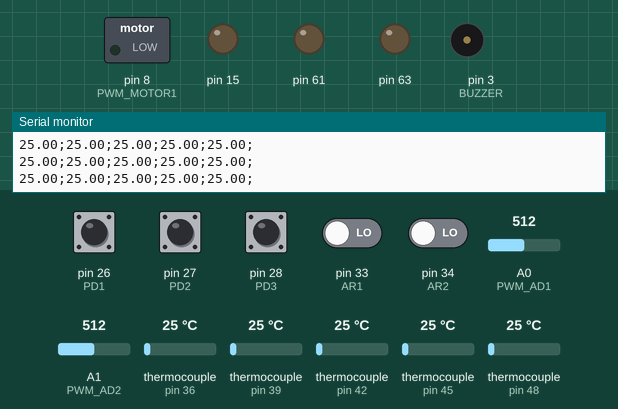
A sketch run on a simulated Arduino Mega 2560, built with avr-gcc and run on an emulated ATmega2560. Shown: switched loads named in the sketch (green lamp = pin HIGH), output pins drawn as LEDs (lit = HIGH), buzzer (waves = sounding), the last lines printed to the serial monitor. The inputs (shaded band) are chosen by the test bench; at power-on: pin 26 (PD1), pin 27 (PD2), pin 28 (PD3) HIGH, pin 33 (AR1), pin 34 (AR2) LOW, thermocouple (sensors on pin 39, pin 42, pin 36, pin 45, pin 48) 25 °C, A0 (PWM_AD1) = 512, A1 (PWM_AD2) = 512.

Above: at 1.7 s.
1.8 s: thermocouple (sensor on pin 39) set to 68 °C
3.3 s: thermocouple (sensor on pin 39) set to 73 °C
At 4.0 s:
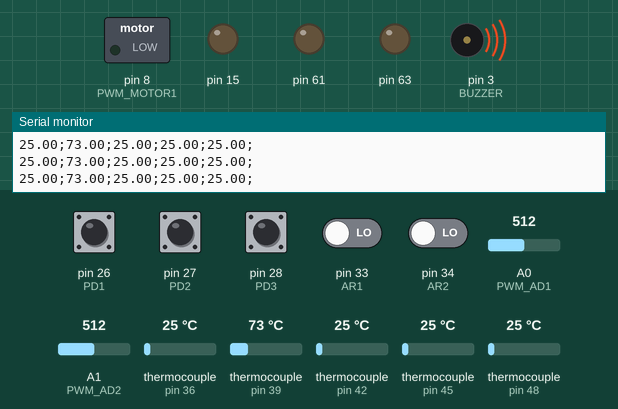
4.8 s: thermocouple (sensor on pin 42) set to 6 °C
7.8 s: thermocouple (sensor on pin 36) set to 66 °C
10.8 s: thermocouple (sensor on pin 36) set to 74 °C
12.3 s: A0 (PWM_AD1) set to 245
Timing chart, 0 to 14.8 s (numbered marks = the images above; inputs shaded):
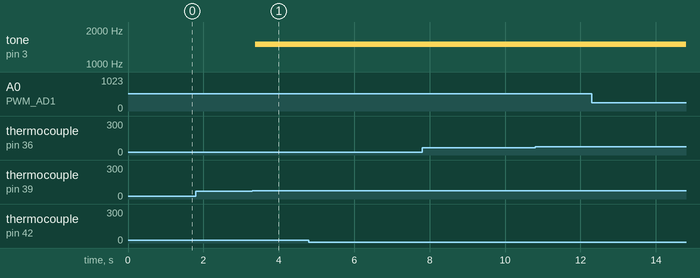

Measured:
- the behaviour switches between 70 and 71 °C on thermocouple (sensor on pin 39) (found by bisection; images 0 and 1)
- after the input at 3.3 s, tone on pin 3 (BUZZER): silent → 1500 Hz after 0.07 s

The sketch:

CODIGO_TCC.ino
```cpp
#include <max6675.h>


//HERE IS DEFINE ALL CONSTANTS VALUES

#define PWM_MAX                 255                 //MAXIMUM MAPPING VALUE
#define PWM_MIN                 0                   //MINIMUM MAPPING VALUE
#define RATE_SERIAL             9600                //RATE OF SERIAL
#define ADC_MAX_BITS            1023                //MAXIMUM VALUE ANALOG CONVERTER
#define ADC_MIN_BITS            0                   //MINIMUM VALUE ANALOG CONVERTER
#define DELAY_TIME              150                 //TIME LOOP
#define MIN_VALUE_PWM           30
#define MAX_TEMPERATURE_TEMP1   70
#define MAX_TEMPERATURE_TEMP2   70
#define MAX_TEMPERATURE_TEMP3   70
#define MAX_TEMPERATURE_TEMP4   70
#define MAX_TEMPERATURE_TEMP5   70
#define MAX_TEMPERATURE         100
#define MIN_TEMPERATURE         0

#define SENSOR_1                1
#define SENSOR_2                2
#define SENSOR_3                3
#define SENSOR_4                4
#define SENSOR_5                5

#define PRINT           Serial.print
#define PRINTN          Serial.println

//FLAG USED BY COLLECT DATA (IF THIS FLAG HAVE HIS VALUE 1, THEN THE COLLECT ARE ACTVATED, AND THE VALUES OF TEMPERATURE WILL BE SENT TO SERIAL, BUT THE OTHER DATA OF SERIAL NOT
#define COLLECT_DATA   HIGH


//PINOS DIGITAIS DE LEITURA DO CLP SELECT SENSOR
#define PD1         26  //CINZA
#define PD2         27  //AMARELO
#define PD3         28  //AZUL

//PINOS DE LEITURA DE 0-5V QUE VEM DO CLP
#define PWM_AD1     A0  //VERMELHO  (DATA 0) PARA LIGAR 8 PORTA DO CLP
#define PWM_AD2     A1  //ROXO      (DATA 1) PARA LIGAR PORTA 9 DO CLP

//PINOS DE SAIDA PWM DOS MOTORES
#define PWM_MOTOR1  8
#define PWM_MOTOR2  9

//PINO DE SAIDA DE TEMPERATURA
#define TEMP_TO_CLP_PIN 5   //MARROM

//PINOS DE ACIONAMENTO DA RESISTENCIA 1 (SAIDA ARDUINO)
#define R1A         29
#define R1B         30

//PINOS DE ACIONAMENTO DA RESISTENCIA 2 (SAIDA ARDUINO)
#define R2A         31
#define R2B         32

//PINO DE ACIONAMENTO DA RESISTENCIA 1 (ENTRADA ARDUINO) OBS: SINAL VEM DO CLP
#define AR1         33      //LARANJA

//PINO DE ACIONAMENTO DA RESISTENCIA 2 (ENTRADA ARDUINO) OBS: SINAL VEM DO CLP
#define AR2         34      //VERDE

#define BUZZER      3

//PINOS DE CLOCK DA SPI DE CADA MODULO
#define CLK_1       37
#define CLK_2       40
#define CLK_3       43
#define CLK_4       46
#define CLK_5       49

//PINOS DO CHIP SELECT DA SPI
#define CS_1        36
#define CS_2        39
#define CS_3        42
#define CS_4        45
#define CS_5        48

//PINOS DE DADOS DA SPI
#define SO_1        35
#define SO_2        38
#define SO_3        41
#define SO_4        44
#define SO_5        47

/*
LAYOUT CONECTOR CLP
PD1     PD2     PD3     PWM_AD1     PWM_AD2     TEMP_TO_CLP_PIN     AR1     AR2

*/

//PROTOTYPES FUNCTIONS
int SelectSensor(void);
float ReadTemp(int number_sensor);
void ReadVoltageToPWM(void);
void SendToCLP(float temp);
void ReadAnalogCLP(void);
void SendDataSerial(void);
void CheckResistances(void);
void CollectData(void);
bool WatcherTemperature(void);
void DisableResistances(void);
void EnableAlarm(bool);

//TEMPERATURE
float temp;

//VALUES RECEIVED FROM PLC 0-5V
int volt1,
    volt2;

//STATES RECEIVED FROM PLC
bool state_1 = 0,
     state_2 = 0,
     state_3 = 0,
     res_state_1 = 0,
     res_state_2 = 0;

int number_sensor;

//CREAT AN INSTANCE USING THE PINS (CLK, CS, SO)
MAX6675 ktc_1(CLK_1, CS_1, SO_1);
MAX6675 ktc_2(CLK_2, CS_2, SO_2);
MAX6675 ktc_3(CLK_3, CS_3, SO_3);
MAX6675 ktc_4(CLK_4, CS_4, SO_4);
MAX6675 ktc_5(CLK_5, CS_5, SO_5);

void setup(){
  Serial.begin(RATE_SERIAL); //INITIALIZE SERIAL
  delay(500); //DELAY TO STABILIZE, JUST ONE TIME

  //CONFIGURE READING PINS OF SENSOR SELECTION AS INPUT
  pinMode(PD1, INPUT);
  pinMode(PD2, INPUT);
  pinMode(PD3, INPUT);

  //CONFIGURE ANALOG INPUT PINS FROM DE PLC
  pinMode(PWM_AD1, INPUT);
  pinMode(PWM_AD1, INPUT);

  //CONFIGURE ENGINE OUTPUT PWM PINS
  pinMode(PWM_MOTOR1, OUTPUT);
  pinMode(PWM_MOTOR1, OUTPUT);

  pinMode(BUZZER, OUTPUT);
}

void loop(){
  number_sensor = SelectSensor();           //CALL FUNCTION RESPOSIBLE TO SELECT THE SENSOR CHOSEN
  temp = ReadTemp(number_sensor);           //CALL FUNCTION TO READ DE VALUE OF TEMPERATURE
  SendToCLP(temp);                          //SEND THE VALUE OF TEMPERATURE TO PLC
  ReadVoltageToPWM();                       //READ THE PLC PIN VOLTAGE AND CONVERT TO PWM SIGNAL (CONTROL THE MOTORS)

  if(!WatcherTemperature())
    CheckResistances();                     //CHECK IF PLC ENABLED THE RESISTANCE, IF YES THEN ACTIVATES THE CHOOSED RESISTANCE, IF NOT KEEP OFF (VERY CAREFUL WITH THIS FUNCTION)

  SendDataSerial();                         //SEND SOME VALUES TO SERIAL, THESE VALUES ARE FOR TEST ONLY
  CollectData();                            //SEND ON SERIAL ONLY IF THE "COLLECT_DATA" DIRECTIVE IN THE "constants.h" MODULE IS ACTIVATED

  delay(DELAY_TIME);
}


int  SelectSensor(){
  //READ THE STATES RECEIVED FROM PLC
  state_1 = digitalRead(PD1);
  state_2 = digitalRead(PD2);
  state_3 = digitalRead(PD3);


  //DECIDE WHICH SENSOR CHOOSE
  if((state_1 == 0) && (state_2 == 0) && (state_3 == 1))
    return SENSOR_1;

  if((state_1 == 0) && (state_2 == 1) && (state_3 == 1))
    return SENSOR_2;

  if((state_1 == 1) && (state_2 == 1) && (state_3 == 1))
    return SENSOR_3;

  if((state_1 == 1) && (state_2 == 0) && (state_3 == 0))
    return SENSOR_4;

  if((state_1 == 1) && (state_2 == 0) && (state_3 == 1))
    return SENSOR_5;
}

/*TABLE OF POSSIBILITIES
 * PD1    PD2   PD3
 * 0      0     0       NAO TRANSMITE
 * 0      0     1       SENSOR 1
 * 0      1     1       SENSOR 2
 * 1      1     1       SENSOR 3
 * 1      0     0       SENSOR 4
 * 1      0     1       SENSOR 5
 */


//THIS FUNCTION RECEIVE DE VOLTAGE VALUE, CALCULATE THE PROPORTIONAL VALUE AND WRITE THIS VALUE IN TWO PWM PORTS
void ReadVoltageToPWM(void){
  //READ THE VOLTAGE VALUE FROM THE PLC
  volt1 = analogRead(PWM_AD1);
  volt2 = analogRead(PWM_AD2);

  //CALCULATE THE PROPOTIONAL VALUE 0-1024 TO 0-255
  volt1 = map(volt1, ADC_MIN_BITS, ADC_MAX_BITS, PWM_MIN , PWM_MAX);
  volt2 = map(volt2, ADC_MIN_BITS, ADC_MAX_BITS, PWM_MIN , PWM_MAX);

  if(volt1 < MIN_VALUE_PWM){
    volt1 = 0;
  }

  if(volt2 < MIN_VALUE_PWM){
    volt2 = 0;
  }

  //WRITE THE PWM VALUE IN TWO PORTS
  analogWrite(volt1, PWM_MOTOR1);
  analogWrite(volt2, PWM_MOTOR2);
}

//THIS FUNCTION READ THE VALUE OF TERMOCOUPLE CHOSEN AND RETURN THIS VALUE
float ReadTemp(int _sensor){
  switch (_sensor)
  {
  case 1:
    temp = ktc_1.readCelsius();
    return temp;
    break;

  case 2:
    temp = ktc_2.readCelsius();
    return temp;
    break;

  case 3:
    temp = ktc_3.readCelsius();
    return temp;
    break;

  case 4:
    temp = ktc_4.readCelsius();
    return temp;
    break;

  case 5:
    temp = ktc_5.readCelsius();
    return temp;
    break;

  default:
    return 0;
    break;
  }
}

//CHECK IF THE RESISTANCES ARE ENABLED, IF YES ACTIVATE DE RELAYS
void CheckResistances(void){
  res_state_1 = digitalRead(AR1);
  res_state_2 = digitalRead(AR2);

//RESISTANCE 1, USE 2 RELAYS
  if(res_state_1 == HIGH){
    digitalWrite(R1A, HIGH);  //RELAY A ENABLED
    digitalWrite(R1B, HIGH);  //RELAY B ENABLED
  }else{
    digitalWrite(R1A, LOW);   //RELAY A DISABLED
    digitalWrite(R1A, LOW);   //RELAY B DISABLED
  }

//RESISTANCE 2, USE 2 RELAYS
  if(res_state_2 == HIGH){
    digitalWrite(R2A, HIGH);  //RELAY C ENABLED
    digitalWrite(R2B, HIGH);  //RELAY D ENABLED
  }else{
    digitalWrite(R2A, LOW);   //RELAY C DISABLED
    digitalWrite(R2A, LOW);   //RELAY D DISABLED
  }
}

//ENVIA PARA A PORTA (VIN 0)
//SEND THE VALUE OF TEMPERATURE TO PLC
void SendToCLP(float temp_to_send){
  temp_to_send = map(temp_to_send, MIN_TEMPERATURE, MAX_TEMPERATURE, PWM_MIN, PWM_MAX);
  analogWrite(temp_to_send, TEMP_TO_CLP_PIN);
}

//THIS FUNCTION IS FOR TESTING ONLY
void SendDataSerial(void){
  if(!COLLECT_DATA){
    PRINT("ESTADO: ");
    PRINT(state_1);
    PRINT(state_2);
    PRINT(state_3);

    PRINTN();

    PRINT("N° Sensor: ");
    PRINT(number_sensor);

    PRINTN();

    PRINT("PWM_1: ");
    PRINT(volt1);
    PRINT("PWM_2: ");
    PRINT(volt2);

    PRINTN();

    PRINT("RESISTENCE 1: ");
    if(res_state_1 == HIGH){
      PRINT("ON");
    }else{
      PRINT("OFF");
    }

    PRINTN();

    PRINT("RESISTENCE 2: ");
    if(res_state_2 == HIGH){
      PRINT("ON");
    }else{
      PRINT("OFF");
    }

    PRINTN();
  }
}

//SEND ON SERIAL ONLY IF THE "COLLECT_DATA" DIRECTIVE IN THE "constants.h" MODULE IS ACTIVATED
//THIS FUNCTION IS USED ONLY WHEN SENSOR DATA IS REQUIRED
void CollectData(void){
  if(COLLECT_DATA){
    PRINT(ktc_1.readCelsius());
    PRINT(";");
    PRINT(ktc_2.readCelsius());
    PRINT(";");
    PRINT(ktc_3.readCelsius());
    PRINT(";");
    PRINT(ktc_4.readCelsius());
    PRINT(";");
    PRINT(ktc_5.readCelsius());
    PRINT(";");

    PRINTN();
  }
}


bool WatcherTemperature(void){
  if(ktc_1.readCelsius() > MAX_TEMPERATURE_TEMP1){
    DisableResistances();
    EnableAlarm(1);
    return 1;
  }
  if(ktc_2.readCelsius() > MAX_TEMPERATURE_TEMP2){
    DisableResistances();
    EnableAlarm(1);
    return 1;
  }
  if(ktc_3.readCelsius() > MAX_TEMPERATURE_TEMP3){
    DisableResistances();
    EnableAlarm(1);
    return 1;
  }
  if(ktc_4.readCelsius() > MAX_TEMPERATURE_TEMP4){
    DisableResistances();
    EnableAlarm(1);
    return 1;
  }
  if(ktc_5.readCelsius() > MAX_TEMPERATURE_TEMP5){
    DisableResistances();
    EnableAlarm(1);
    return 1;
  }
  return 0;
}

void DisableResistances(void){
  digitalWrite(R1A, LOW);
  digitalWrite(R1B, LOW);
  digitalWrite(R2A, LOW);
  digitalWrite(R2B, LOW);
}

void EnableAlarm(bool buzz){
  if(buzz){
    tone(BUZZER, 1500);
  }else{
    noTone(BUZZER);
  }
}
```
